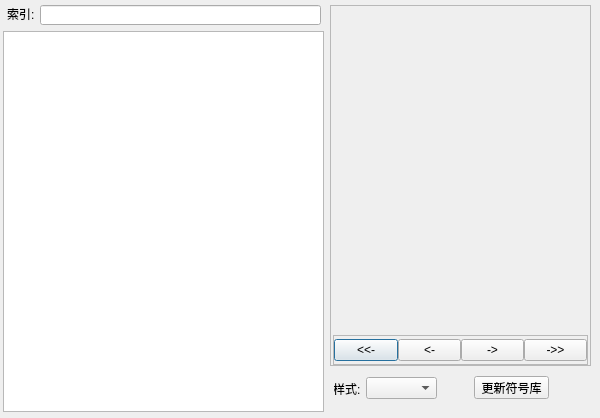
<?xml version="1.0" encoding="UTF-8"?>
<ui version="4.0">
 <class>DialogLoadSymbol</class>
 <widget class="QDialog" name="DialogLoadSymbol">
  <property name="geometry">
   <rect>
    <x>0</x>
    <y>0</y>
    <width>600</width>
    <height>418</height>
   </rect>
  </property>
  <property name="maximumSize">
   <size>
    <width>600</width>
    <height>600</height>
   </size>
  </property>
  <property name="windowTitle">
   <string>基本符号</string>
  </property>
  <widget class="QFrame" name="frame">
   <property name="geometry">
    <rect>
     <x>330</x>
     <y>5</y>
     <width>261</width>
     <height>361</height>
    </rect>
   </property>
   <property name="frameShape">
    <enum>QFrame::StyledPanel</enum>
   </property>
   <property name="frameShadow">
    <enum>QFrame::Raised</enum>
   </property>
   <layout class="QVBoxLayout" name="verticalLayout">
    <property name="spacing">
     <number>1</number>
    </property>
    <property name="leftMargin">
     <number>2</number>
    </property>
    <property name="topMargin">
     <number>2</number>
    </property>
    <property name="rightMargin">
     <number>2</number>
    </property>
    <property name="bottomMargin">
     <number>0</number>
    </property>
    <item>
     <widget class="QFrame" name="frame_symbol">
      <property name="sizePolicy">
       <sizepolicy hsizetype="Fixed" vsizetype="Minimum">
        <horstretch>0</horstretch>
        <verstretch>0</verstretch>
       </sizepolicy>
      </property>
      <property name="frameShape">
       <enum>QFrame::StyledPanel</enum>
      </property>
      <property name="frameShadow">
       <enum>QFrame::Raised</enum>
      </property>
     </widget>
    </item>
    <item>
     <widget class="QFrame" name="frame_2">
      <property name="sizePolicy">
       <sizepolicy hsizetype="Preferred" vsizetype="Fixed">
        <horstretch>0</horstretch>
        <verstretch>0</verstretch>
       </sizepolicy>
      </property>
      <property name="minimumSize">
       <size>
        <width>0</width>
        <height>30</height>
       </size>
      </property>
      <property name="frameShape">
       <enum>QFrame::StyledPanel</enum>
      </property>
      <property name="frameShadow">
       <enum>QFrame::Raised</enum>
      </property>
      <layout class="QHBoxLayout" name="horizontalLayout_2">
       <property name="spacing">
        <number>0</number>
       </property>
       <property name="leftMargin">
        <number>0</number>
       </property>
       <property name="topMargin">
        <number>0</number>
       </property>
       <property name="rightMargin">
        <number>0</number>
       </property>
       <property name="bottomMargin">
        <number>0</number>
       </property>
       <item>
        <widget class="QPushButton" name="BtnFirstPage">
         <property name="minimumSize">
          <size>
           <width>0</width>
           <height>20</height>
          </size>
         </property>
         <property name="text">
          <string>&lt;&lt;-</string>
         </property>
        </widget>
       </item>
       <item>
        <widget class="QPushButton" name="BtnPrePage">
         <property name="minimumSize">
          <size>
           <width>0</width>
           <height>20</height>
          </size>
         </property>
         <property name="text">
          <string>&lt;-</string>
         </property>
        </widget>
       </item>
       <item>
        <widget class="QPushButton" name="BtnNextPage">
         <property name="minimumSize">
          <size>
           <width>0</width>
           <height>20</height>
          </size>
         </property>
         <property name="text">
          <string>-&gt;</string>
         </property>
        </widget>
       </item>
       <item>
        <widget class="QPushButton" name="BtnLastPage">
         <property name="minimumSize">
          <size>
           <width>0</width>
           <height>20</height>
          </size>
         </property>
         <property name="text">
          <string>-&gt;&gt;</string>
         </property>
        </widget>
       </item>
      </layout>
     </widget>
    </item>
   </layout>
  </widget>
  <widget class="QStackedWidget" name="stackedWidget_Btn">
   <property name="geometry">
    <rect>
     <x>334</x>
     <y>370</y>
     <width>261</width>
     <height>41</height>
    </rect>
   </property>
   <property name="minimumSize">
    <size>
     <width>0</width>
     <height>30</height>
    </size>
   </property>
   <property name="maximumSize">
    <size>
     <width>16777215</width>
     <height>60</height>
    </size>
   </property>
   <property name="currentIndex">
    <number>0</number>
   </property>
   <widget class="QWidget" name="stackedWidget_BtnPage1">
    <widget class="QLabel" name="label_2">
     <property name="geometry">
      <rect>
       <x>-1</x>
       <y>11</y>
       <width>41</width>
       <height>16</height>
      </rect>
     </property>
     <property name="text">
      <string>样式:</string>
     </property>
    </widget>
    <widget class="QComboBox" name="Cb_SymbolGroup_2">
     <property name="geometry">
      <rect>
       <x>32</x>
       <y>7</y>
       <width>71</width>
       <height>22</height>
      </rect>
     </property>
    </widget>
    <widget class="QPushButton" name="BtnReLoad">
     <property name="geometry">
      <rect>
       <x>140</x>
       <y>6</y>
       <width>75</width>
       <height>23</height>
      </rect>
     </property>
     <property name="text">
      <string>更新符号库</string>
     </property>
    </widget>
   </widget>
   <widget class="QWidget" name="page">
    <widget class="QPushButton" name="BtnOK">
     <property name="geometry">
      <rect>
       <x>20</x>
       <y>10</y>
       <width>75</width>
       <height>23</height>
      </rect>
     </property>
     <property name="text">
      <string>确 定</string>
     </property>
    </widget>
    <widget class="QPushButton" name="BtnCancel">
     <property name="geometry">
      <rect>
       <x>150</x>
       <y>10</y>
       <width>75</width>
       <height>23</height>
      </rect>
     </property>
     <property name="text">
      <string>取 消</string>
     </property>
    </widget>
   </widget>
  </widget>
  <widget class="QTreeView" name="treeView">
   <property name="geometry">
    <rect>
     <x>3</x>
     <y>31</y>
     <width>321</width>
     <height>381</height>
    </rect>
   </property>
   <property name="sizePolicy">
    <sizepolicy hsizetype="Fixed" vsizetype="Preferred">
     <horstretch>0</horstretch>
     <verstretch>0</verstretch>
    </sizepolicy>
   </property>
   <property name="minimumSize">
    <size>
     <width>180</width>
     <height>0</height>
    </size>
   </property>
   <property name="maximumSize">
    <size>
     <width>500</width>
     <height>16777215</height>
    </size>
   </property>
   <property name="editTriggers">
    <set>QAbstractItemView::NoEditTriggers</set>
   </property>
  </widget>
  <widget class="QLabel" name="label_3">
   <property name="geometry">
    <rect>
     <x>7</x>
     <y>6</y>
     <width>41</width>
     <height>16</height>
    </rect>
   </property>
   <property name="text">
    <string>索引:</string>
   </property>
  </widget>
  <widget class="QLineEdit" name="lineEdit">
   <property name="geometry">
    <rect>
     <x>40</x>
     <y>5</y>
     <width>281</width>
     <height>20</height>
    </rect>
   </property>
  </widget>
 </widget>
 <resources/>
 <connections/>
</ui>
